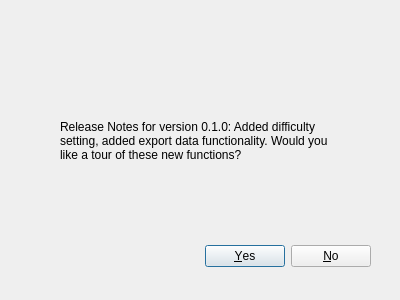
<?xml version="1.0" encoding="UTF-8"?>
<ui version="4.0">
 <class>Dialog</class>
 <widget class="QDialog" name="Dialog">
  <property name="geometry">
   <rect>
    <x>0</x>
    <y>0</y>
    <width>400</width>
    <height>300</height>
   </rect>
  </property>
  <property name="windowTitle">
   <string>Dialog</string>
  </property>
  <widget class="QDialogButtonBox" name="buttonBox">
   <property name="geometry">
    <rect>
     <x>30</x>
     <y>240</y>
     <width>341</width>
     <height>32</height>
    </rect>
   </property>
   <property name="orientation">
    <enum>Qt::Horizontal</enum>
   </property>
   <property name="standardButtons">
    <set>QDialogButtonBox::No|QDialogButtonBox::Yes</set>
   </property>
  </widget>
  <widget class="QLabel" name="label">
   <property name="geometry">
    <rect>
     <x>60</x>
     <y>100</y>
     <width>281</width>
     <height>81</height>
    </rect>
   </property>
   <property name="text">
    <string>Release Notes for version 0.1.0: Added difficulty setting, added export data functionality. Would you like a tour of these new functions?</string>
   </property>
   <property name="wordWrap">
    <bool>true</bool>
   </property>
  </widget>
 </widget>
 <resources/>
 <connections>
  <connection>
   <sender>buttonBox</sender>
   <signal>accepted()</signal>
   <receiver>Dialog</receiver>
   <slot>accept()</slot>
   <hints>
    <hint type="sourcelabel">
     <x>248</x>
     <y>254</y>
    </hint>
    <hint type="destinationlabel">
     <x>157</x>
     <y>274</y>
    </hint>
   </hints>
  </connection>
  <connection>
   <sender>buttonBox</sender>
   <signal>rejected()</signal>
   <receiver>Dialog</receiver>
   <slot>reject()</slot>
   <hints>
    <hint type="sourcelabel">
     <x>316</x>
     <y>260</y>
    </hint>
    <hint type="destinationlabel">
     <x>286</x>
     <y>274</y>
    </hint>
   </hints>
  </connection>
 </connections>
</ui>
